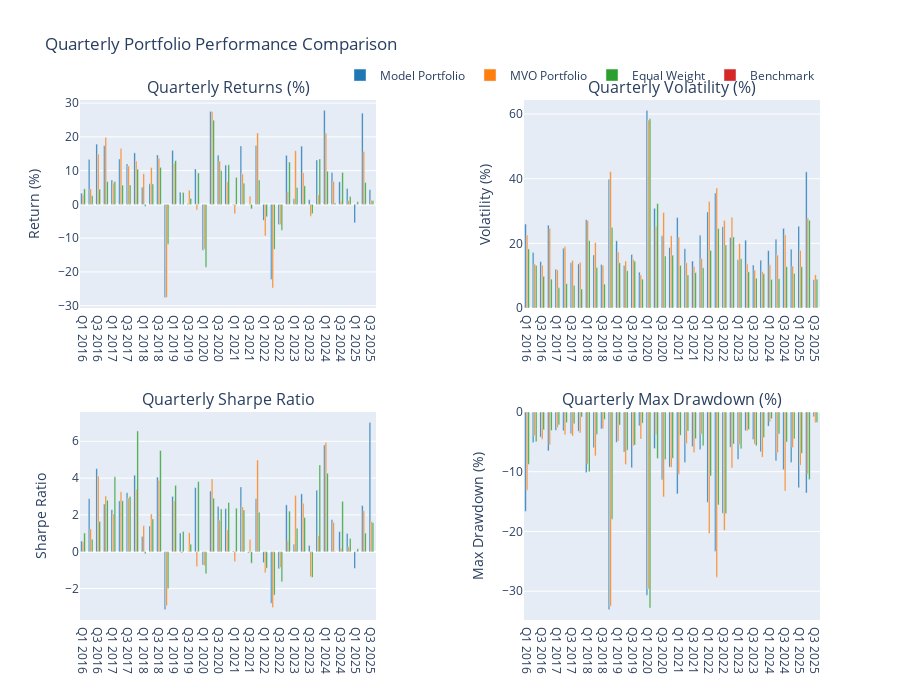

Notebook code for this chart:
### Code cell
# Plotting
fig = make_subplots(
    rows=2, cols=2,
    subplot_titles=('Quarterly Returns (%)', 'Quarterly Volatility (%)', 
                   'Quarterly Sharpe Ratio', 'Quarterly Max Drawdown (%)'),
    vertical_spacing=0.2,
    horizontal_spacing=0.2
)

colors = ['#1f77b4', '#ff7f0e', '#2ca02c', '#d62728']
quarters = list(quarterly_comparison['Total Return (%)'].index)

# Plot quarterly returns
for i, portfolio in enumerate(portfolios.keys()):
    fig.add_trace(
        go.Bar(
            x=quarters,
            y=quarterly_comparison['Total Return (%)'][portfolio],
            name=portfolio,
            marker_color=colors[i],
            showlegend=True
        ),
        row=1, col=1
    )

for i, portfolio in enumerate(portfolios.keys()):
    fig.add_trace(
        go.Bar(
            x=quarters,
            y=quarterly_comparison['Volatility (%)'][portfolio],
            name=portfolio,
            marker_color=colors[i],
            showlegend=False
        ),
        row=1, col=2
    )

for i, portfolio in enumerate(portfolios.keys()):
    fig.add_trace(
        go.Bar(
            x=quarters,
            y=quarterly_comparison['Sharpe Ratio'][portfolio],
            name=portfolio,
            marker_color=colors[i],
            showlegend=False
        ),
        row=2, col=1
    )

for i, portfolio in enumerate(portfolios.keys()):
    fig.add_trace(
        go.Bar(
            x=quarters,
            y=quarterly_comparison['Max Drawdown (%)'][portfolio],
            name=portfolio,
            marker_color=colors[i],
            showlegend=False
        ),
        row=2, col=2
    )

fig.update_layout(
    title='Quarterly Portfolio Performance Comparison',
    height=700,
    showlegend=True,
    legend=dict(
        orientation="h",
        yanchor="bottom",
        y=1.02,
        xanchor="right",
        x=1
    )
)

# Update axes labels
fig.update_yaxes(title_text="Return (%)", row=1, col=1)
fig.update_yaxes(title_text="Volatility (%)", row=1, col=2)
fig.update_yaxes(title_text="Sharpe Ratio", row=2, col=1)
fig.update_yaxes(title_text="Max Drawdown (%)", row=2, col=2)

fig.show()

# Summary Statistics by Quarter
print("\n" + "="*60)
print("QUARTERLY PERFORMANCE SUMMARY")
print("="*60)

for quarter in quarters:
    print(f"\n{quarter}:")
    print("-" * 20)
    
    # Best performing portfolio this quarter
    quarter_returns = quarterly_comparison['Total Return (%)'].loc[quarter]
    best_return = quarter_returns.idxmax()
    print(f"Best Return: {best_return} ({quarter_returns[best_return]:.2f}%)")
    
    # Best Sharpe ratio this quarter
    quarter_sharpe = quarterly_comparison['Sharpe Ratio'].loc[quarter].dropna()
    if not quarter_sharpe.empty:
        best_sharpe = quarter_sharpe.idxmax()
        print(f"Best Sharpe: {best_sharpe} ({quarter_sharpe[best_sharpe]:.3f})")
    
    # Lowest volatility this quarter
    quarter_vol = quarterly_comparison['Volatility (%)'].loc[quarter].dropna()
    if not quarter_vol.empty:
        lowest_vol = quarter_vol.idxmin()
        print(f"Lowest Vol: {lowest_vol} ({quarter_vol[lowest_vol]:.2f}%)")

# Ranking Analysis
print("\n" + "="*60)
print("PORTFOLIO RANKINGS BY QUARTER")
print("="*60)

ranking_df = pd.DataFrame(index=quarters, columns=portfolios.keys())

for quarter in quarters:
    # Rank by quarterly returns (1 = best)
    quarter_returns = quarterly_comparison['Total Return (%)'].loc[quarter]
    ranks = quarter_returns.rank(ascending=False, method='min')
    ranking_df.loc[quarter] = ranks

print("\nRanking by Quarterly Returns (1=Best, 4=Worst):")
print(ranking_df.astype(int))

# Average ranking
avg_ranking = ranking_df.mean().sort_values()
print(f"\nAverage Ranking Across All Quarters:")
print("-" * 40)
for portfolio, avg_rank in avg_ranking.items():
    print(f"{portfolio}: {avg_rank:.2f}")

# Win rate analysis
print(f"\nQuarterly Win Rate (% of quarters ranked #1):")
print("-" * 45)
for portfolio in portfolios.keys():
    win_rate = (ranking_df[portfolio] == 1).sum() / len(quarters) * 100
    print(f"{portfolio}: {win_rate:.1f}%")

# Save the plot to a file
fig.write_html(f'{output_dir}/{train_type}/QoQ_performance_{model_type}_run_{run_no}.html')
fig.write_image(f'{output_dir}/{train_type}/QoQ_performance_{model_type}_run_{run_no}.png')

### Figure 1 — Plotly figure (JSON) as saved in the notebook; plotly's stock layout.template omitted (floating-point values rounded to 4 significant figures)
{"data": [{"marker": {"color": "#1f77b4"}, "name": "Model Portfolio", "showlegend": true, "type": "bar", "x": ["Q1 2016", "Q2 2016", "Q3 2016", "Q4 2016", "Q1 2017", "Q2 2017", "Q3 2017", "Q4 2017", "Q1 2018", "Q2 2018", "Q3 2018", "Q4 2018", "Q1 2019", "Q2 2019", "Q3 2019", "Q4 2019", "Q1 2020", "Q2 2020", "Q3 2020", "Q4 2020", "Q1 2021", "Q2 2021", "Q3 2021", "Q4 2021", "Q1 2022", "Q2 2022", "Q3 2022", "Q4 2022", "Q1 2023", "Q2 2023", "Q3 2023", "Q4 2023", "Q1 2024", "Q2 2024", "Q3 2024", "Q4 2024", "Q1 2025", "Q2 2025", "Q3 2025"], "xaxis": "x", "y": [3.307, 13.27, 17.85, 17.38, 7.201, 13.45, 11.97, 15.27, 5.059, 6.08, 14.64, -27.62, 15.99, 3.617, 0.2025, 10.48, -13.58, 27.54, 14.54, 11.64, -0.1812, 17.31, 0.01919, 17.44, -4.721, -22.28, -5.93, 14.53, 1.7, 17.26, 1.403, 13.15, 27.84, 9.459, 6.682, 4.685, -5.459, 27.02, 4.333], "yaxis": "y"}, {"marker": {"color": "#ff7f0e"}, "name": "MVO Portfolio", "showlegend": true, "type": "bar", "x": ["Q1 2016", "Q2 2016", "Q3 2016", "Q4 2016", "Q1 2017", "Q2 2017", "Q3 2017", "Q4 2017", "Q1 2018", "Q2 2018", "Q3 2018", "Q4 2018", "Q1 2019", "Q2 2019", "Q3 2019", "Q4 2019", "Q1 2020", "Q2 2020", "Q3 2020", "Q4 2020", "Q1 2021", "Q2 2021", "Q3 2021", "Q4 2021", "Q1 2022", "Q2 2022", "Q3 2022", "Q4 2022", "Q1 2023", "Q2 2023", "Q3 2023", "Q4 2023", "Q1 2024", "Q2 2024", "Q3 2024", "Q4 2024", "Q1 2025", "Q2 2025", "Q3 2025"], "xaxis": "x", "y": [2.826, 4.581, 14.93, 19.78, 6.353, 16.52, 11.38, 12.85, 9.073, 10.89, 13.67, -27.55, 12.17, -0.01009, 4.172, -1.666, -13.28, 27.42, 12.85, 6.73, -2.805, 8.993, 2.445, 21.15, -9.392, -24.74, -5.986, 3.808, 15.89, 9.391, -3.515, 2.83, 21.05, 6.806, 1.021, 1.183, 0.1711, 15.69, 1.242], "yaxis": "y"}, {"marker": {"color": "#2ca02c"}, "name": "Equal Weight", "showlegend": true, "type": "bar", "x": ["Q1 2016", "Q2 2016", "Q3 2016", "Q4 2016", "Q1 2017", "Q2 2017", "Q3 2017", "Q4 2017", "Q1 2018", "Q2 2018", "Q3 2018", "Q4 2018", "Q1 2019", "Q2 2019", "Q3 2019", "Q4 2019", "Q1 2020", "Q2 2020", "Q3 2020", "Q4 2020", "Q1 2021", "Q2 2021", "Q3 2021", "Q4 2021", "Q1 2022", "Q2 2022", "Q3 2022", "Q4 2022", "Q1 2023", "Q2 2023", "Q3 2023", "Q4 2023", "Q1 2024", "Q2 2024", "Q3 2024", "Q4 2024", "Q1 2025", "Q2 2025", "Q3 2025"], "xaxis": "x", "y": [4.597, 2.557, 4.493, 6.748, 6.798, 5.701, 5.764, 10.42, -0.5789, 6.073, 10.98, -11.79, 13.0, 3.504, 1.744, 9.306, -18.6, 24.95, 9.979, 11.71, 7.989, 6.245, -1.341, 7.252, -3.667, -13.31, -7.647, 12.56, 5.012, 5.497, -2.74, 13.47, 9.801, 0.4308, 9.46, 2.304, 0.7523, 6.466, 1.065], "yaxis": "y"}, {"marker": {"color": "#d62728"}, "name": "Benchmark", "showlegend": true, "type": "bar", "x": ["Q1 2016", "Q2 2016", "Q3 2016", "Q4 2016", "Q1 2017", "Q2 2017", "Q3 2017", "Q4 2017", "Q1 2018", "Q2 2018", "Q3 2018", "Q4 2018", "Q1 2019", "Q2 2019", "Q3 2019", "Q4 2019", "Q1 2020", "Q2 2020", "Q3 2020", "Q4 2020", "Q1 2021", "Q2 2021", "Q3 2021", "Q4 2021", "Q1 2022", "Q2 2022", "Q3 2022", "Q4 2022", "Q1 2023", "Q2 2023", "Q3 2023", "Q4 2023", "Q1 2024", "Q2 2024", "Q3 2024", "Q4 2024", "Q1 2025", "Q2 2025", "Q3 2025"], "xaxis": "x", "y": [0, 0, 0, 0, 0, 0, 0, 0, 0, 0, 0, 0, 0, 0, 0, 0, 0, 0, 0, 0, 0, 0, 0, 0, 0, 0, 0, 0, 0, 0, 0, 0, 0, 0, 0, 0, 0, 0, 0], "yaxis": "y"}, {"marker": {"color": "#1f77b4"}, "name": "Model Portfolio", "showlegend": false, "type": "bar", "x": ["Q1 2016", "Q2 2016", "Q3 2016", "Q4 2016", "Q1 2017", "Q2 2017", "Q3 2017", "Q4 2017", "Q1 2018", "Q2 2018", "Q3 2018", "Q4 2018", "Q1 2019", "Q2 2019", "Q3 2019", "Q4 2019", "Q1 2020", "Q2 2020", "Q3 2020", "Q4 2020", "Q1 2021", "Q2 2021", "Q3 2021", "Q4 2021", "Q1 2022", "Q2 2022", "Q3 2022", "Q4 2022", "Q1 2023", "Q2 2023", "Q3 2023", "Q4 2023", "Q1 2024", "Q2 2024", "Q3 2024", "Q4 2024", "Q1 2025", "Q2 2025", "Q3 2025"], "xaxis": "x2", "y": [25.96, 17.14, 14.36, 25.61, 12.01, 18.46, 14.01, 13.63, 27.34, 16.42, 13.46, 39.81, 20.81, 13.14, 16.58, 11.07, 61.13, 30.84, 22.33, 18.72, 27.99, 18.36, 14.52, 22.5, 29.7, 35.57, 25.14, 21.81, 14.91, 20.98, 13.27, 14.76, 17.75, 21.26, 24.65, 18.14, 25.29, 42.12, 8.725], "yaxis": "y2"}, {"marker": {"color": "#ff7f0e"}, "name": "MVO Portfolio", "showlegend": false, "type": "bar", "x": ["Q1 2016", "Q2 2016", "Q3 2016", "Q4 2016", "Q1 2017", "Q2 2017", "Q3 2017", "Q4 2017", "Q1 2018", "Q2 2018", "Q3 2018", "Q4 2018", "Q1 2019", "Q2 2019", "Q3 2019", "Q4 2019", "Q1 2020", "Q2 2020", "Q3 2020", "Q4 2020", "Q1 2021", "Q2 2021", "Q3 2021", "Q4 2021", "Q1 2022", "Q2 2022", "Q3 2022", "Q4 2022", "Q1 2023", "Q2 2023", "Q3 2023", "Q4 2023", "Q1 2024", "Q2 2024", "Q3 2024", "Q4 2024", "Q1 2025", "Q2 2025", "Q3 2025"], "xaxis": "x2", "y": [22.55, 13.63, 13.27, 24.56, 11.77, 19.02, 14.7, 14.17, 27.0, 20.24, 13.17, 42.17, 17.3, 14.52, 15.04, 10.25, 58.15, 25.26, 29.52, 22.38, 22.0, 13.96, 12.86, 15.27, 32.93, 37.11, 27.07, 28.07, 19.92, 13.71, 11.7, 11.29, 13.36, 16.37, 22.65, 12.96, 17.83, 27.85, 10.27], "yaxis": "y2"}, {"marker": {"color": "#2ca02c"}, "name": "Equal Weight", "showlegend": false, "type": "bar", "x": ["Q1 2016", "Q2 2016", "Q3 2016", "Q4 2016", "Q1 2017", "Q2 2017", "Q3 2017", "Q4 2017", "Q1 2018", "Q2 2018", "Q3 2018", "Q4 2018", "Q1 2019", "Q2 2019", "Q3 2019", "Q4 2019", "Q1 2020", "Q2 2020", "Q3 2020", "Q4 2020", "Q1 2021", "Q2 2021", "Q3 2021", "Q4 2021", "Q1 2022", "Q2 2022", "Q3 2022", "Q4 2022", "Q1 2023", "Q2 2023", "Q3 2023", "Q4 2023", "Q1 2024", "Q2 2024", "Q3 2024", "Q4 2024", "Q1 2025", "Q2 2025", "Q3 2025"], "xaxis": "x2", "y": [18.28, 13.18, 9.801, 8.914, 6.239, 7.516, 6.998, 5.867, 20.86, 12.55, 7.4, 24.9, 13.97, 11.54, 14.48, 8.934, 58.56, 32.3, 16.06, 16.33, 13.18, 10.18, 10.95, 12.46, 17.81, 24.58, 19.5, 21.97, 15.22, 11.18, 9.221, 10.59, 8.839, 9.066, 12.79, 10.71, 12.75, 27.15, 8.92], "yaxis": "y2"}, {"marker": {"color": "#d62728"}, "name": "Benchmark", "showlegend": false, "type": "bar", "x": ["Q1 2016", "Q2 2016", "Q3 2016", "Q4 2016", "Q1 2017", "Q2 2017", "Q3 2017", "Q4 2017", "Q1 2018", "Q2 2018", "Q3 2018", "Q4 2018", "Q1 2019", "Q2 2019", "Q3 2019", "Q4 2019", "Q1 2020", "Q2 2020", "Q3 2020", "Q4 2020", "Q1 2021", "Q2 2021", "Q3 2021", "Q4 2021", "Q1 2022", "Q2 2022", "Q3 2022", "Q4 2022", "Q1 2023", "Q2 2023", "Q3 2023", "Q4 2023", "Q1 2024", "Q2 2024", "Q3 2024", "Q4 2024", "Q1 2025", "Q2 2025", "Q3 2025"], "xaxis": "x2", "y": [0, 0, 0, 0, 0, 0, 0, 0, 0, 0, 0, 0, 0, 0, 0, 0, 0, 0, 0, 0, 0, 0, 0, 0, 0, 0, 0, 0, 0, 0, 0, 0, 0, 0, 0, 0, 0, 0, 0], "yaxis": "y2"}, {"marker": {"color": "#1f77b4"}, "name": "Model Portfolio", "showlegend": false, "type": "bar", "x": ["Q1 2016", "Q2 2016", "Q3 2016", "Q4 2016", "Q1 2017", "Q2 2017", "Q3 2017", "Q4 2017", "Q1 2018", "Q2 2018", "Q3 2018", "Q4 2018", "Q1 2019", "Q2 2019", "Q3 2019", "Q4 2019", "Q1 2020", "Q2 2020", "Q3 2020", "Q4 2020", "Q1 2021", "Q2 2021", "Q3 2021", "Q4 2021", "Q1 2022", "Q2 2022", "Q3 2022", "Q4 2022", "Q1 2023", "Q2 2023", "Q3 2023", "Q4 2023", "Q1 2024", "Q2 2024", "Q3 2024", "Q4 2024", "Q1 2025", "Q2 2025", "Q3 2025"], "xaxis": "x3", "y": [0.5781, 2.878, 4.512, 2.592, 2.286, 2.762, 3.209, 4.161, 0.821, 1.397, 4.05, -3.144, 3.003, 1.012, 0.01022, 3.48, -0.7154, 3.299, 2.457, 2.341, 0.03896, 3.521, -0.06096, 2.883, -0.594, -2.801, -0.9275, 2.547, 0.4063, 3.145, 0.3414, 3.342, 5.797, 1.74, 1.091, 0.9883, -0.9019, 2.507, 7.027], "yaxis": "y3"}, {"marker": {"color": "#ff7f0e"}, "name": "MVO Portfolio", "showlegend": false, "type": "bar", "x": ["Q1 2016", "Q2 2016", "Q3 2016", "Q4 2016", "Q1 2017", "Q2 2017", "Q3 2017", "Q4 2017", "Q1 2018", "Q2 2018", "Q3 2018", "Q4 2018", "Q1 2019", "Q2 2019", "Q3 2019", "Q4 2019", "Q1 2020", "Q2 2020", "Q3 2020", "Q4 2020", "Q1 2021", "Q2 2021", "Q3 2021", "Q4 2021", "Q1 2022", "Q2 2022", "Q3 2022", "Q4 2022", "Q1 2023", "Q2 2023", "Q3 2023", "Q4 2023", "Q1 2024", "Q2 2024", "Q3 2024", "Q4 2024", "Q1 2025", "Q2 2025", "Q3 2025"], "xaxis": "x3", "y": [0.542, 1.235, 4.113, 3.027, 2.05, 3.26, 2.918, 3.4, 1.412, 2.046, 3.869, -2.937, 2.759, -0.06903, 1.029, -0.8006, -0.7564, 3.952, 1.718, 1.186, -0.5259, 2.434, 0.6594, 4.979, -1.136, -3.027, -0.8513, 0.607, 3.059, 2.629, -1.356, 0.8833, 5.93, 1.594, 0.2033, 0.2726, 0.01624, 2.229, 1.635], "yaxis": "y3"}, {"marker": {"color": "#2ca02c"}, "name": "Equal Weight", "showlegend": false, "type": "bar", "x": ["Q1 2016", "Q2 2016", "Q3 2016", "Q4 2016", "Q1 2017", "Q2 2017", "Q3 2017", "Q4 2017", "Q1 2018", "Q2 2018", "Q3 2018", "Q4 2018", "Q1 2019", "Q2 2019", "Q3 2019", "Q4 2019", "Q1 2020", "Q2 2020", "Q3 2020", "Q4 2020", "Q1 2021", "Q2 2021", "Q3 2021", "Q4 2021", "Q1 2022", "Q2 2022", "Q3 2022", "Q4 2022", "Q1 2023", "Q2 2023", "Q3 2023", "Q4 2023", "Q1 2024", "Q2 2024", "Q3 2024", "Q4 2024", "Q1 2025", "Q2 2025", "Q3 2025"], "xaxis": "x3", "y": [1.014, 0.6799, 1.639, 2.798, 4.067, 2.77, 3.005, 6.562, -0.1093, 1.782, 5.495, -2.004, 3.604, 1.097, 0.4111, 3.807, -1.193, 2.904, 2.325, 2.672, 2.364, 2.272, -0.6218, 2.15, -0.8911, -2.356, -1.637, 2.206, 1.271, 1.854, -1.396, 4.716, 4.264, 0.0168, 2.736, 0.7168, 0.157, 1.013, 1.579], "yaxis": "y3"}, {"marker": {"color": "#d62728"}, "name": "Benchmark", "showlegend": false, "type": "bar", "x": ["Q1 2016", "Q2 2016", "Q3 2016", "Q4 2016", "Q1 2017", "Q2 2017", "Q3 2017", "Q4 2017", "Q1 2018", "Q2 2018", "Q3 2018", "Q4 2018", "Q1 2019", "Q2 2019", "Q3 2019", "Q4 2019", "Q1 2020", "Q2 2020", "Q3 2020", "Q4 2020", "Q1 2021", "Q2 2021", "Q3 2021", "Q4 2021", "Q1 2022", "Q2 2022", "Q3 2022", "Q4 2022", "Q1 2023", "Q2 2023", "Q3 2023", "Q4 2023", "Q1 2024", "Q2 2024", "Q3 2024", "Q4 2024", "Q1 2025", "Q2 2025", "Q3 2025"], "xaxis": "x3", "y": [null, null, null, null, null, null, null, null, null, null, null, null, null, null, null, null, null, null, null, null, null, null, null, null, null, null, null, null, null, null, null, null, null, null, null, null, null, null, null], "yaxis": "y3"}, {"marker": {"color": "#1f77b4"}, "name": "Model Portfolio", "showlegend": false, "type": "bar", "x": ["Q1 2016", "Q2 2016", "Q3 2016", "Q4 2016", "Q1 2017", "Q2 2017", "Q3 2017", "Q4 2017", "Q1 2018", "Q2 2018", "Q3 2018", "Q4 2018", "Q1 2019", "Q2 2019", "Q3 2019", "Q4 2019", "Q1 2020", "Q2 2020", "Q3 2020", "Q4 2020", "Q1 2021", "Q2 2021", "Q3 2021", "Q4 2021", "Q1 2022", "Q2 2022", "Q3 2022", "Q4 2022", "Q1 2023", "Q2 2023", "Q3 2023", "Q4 2023", "Q1 2024", "Q2 2024", "Q3 2024", "Q4 2024", "Q1 2025", "Q2 2025", "Q3 2025"], "xaxis": "x4", "y": [-16.62, -5.087, -4.205, -6.505, -3.057, -3.132, -3.647, -3.226, -10.11, -5.977, -2.826, -33.08, -5.062, -6.679, -9.355, -2.322, -30.69, -6.112, -11.33, -9.22, -13.71, -8.462, -5.798, -6.273, -15.13, -23.33, -16.95, -5.894, -7.925, -3.102, -4.607, -6.668, -2.365, -8.156, -9.664, -8.454, -12.67, -13.56, -0.7836], "yaxis": "y4"}, {"marker": {"color": "#ff7f0e"}, "name": "MVO Portfolio", "showlegend": false, "type": "bar", "x": ["Q1 2016", "Q2 2016", "Q3 2016", "Q4 2016", "Q1 2017", "Q2 2017", "Q3 2017", "Q4 2017", "Q1 2018", "Q2 2018", "Q3 2018", "Q4 2018", "Q1 2019", "Q2 2019", "Q3 2019", "Q4 2019", "Q1 2020", "Q2 2020", "Q3 2020", "Q4 2020", "Q1 2021", "Q2 2021", "Q3 2021", "Q4 2021", "Q1 2022", "Q2 2022", "Q3 2022", "Q4 2022", "Q1 2023", "Q2 2023", "Q3 2023", "Q4 2023", "Q1 2024", "Q2 2024", "Q3 2024", "Q4 2024", "Q1 2025", "Q2 2025", "Q3 2025"], "xaxis": "x4", "y": [-13.09, -3.953, -4.544, -5.491, -2.607, -3.808, -4.014, -3.498, -8.727, -7.342, -2.797, -32.52, -4.873, -8.791, -5.692, -4.515, -29.62, -3.783, -14.21, -9.24, -10.41, -5.298, -6.782, -3.691, -20.35, -27.65, -19.81, -9.374, -5.457, -3.164, -5.37, -7.56, -1.613, -6.813, -13.21, -5.941, -8.922, -10.42, -1.78], "yaxis": "y4"}, {"marker": {"color": "#2ca02c"}, "name": "Equal Weight", "showlegend": false, "type": "bar", "x": ["Q1 2016", "Q2 2016", "Q3 2016", "Q4 2016", "Q1 2017", "Q2 2017", "Q3 2017", "Q4 2017", "Q1 2018", "Q2 2018", "Q3 2018", "Q4 2018", "Q1 2019", "Q2 2019", "Q3 2019", "Q4 2019", "Q1 2020", "Q2 2020", "Q3 2020", "Q4 2020", "Q1 2021", "Q2 2021", "Q3 2021", "Q4 2021", "Q1 2022", "Q2 2022", "Q3 2022", "Q4 2022", "Q1 2023", "Q2 2023", "Q3 2023", "Q4 2023", "Q1 2024", "Q2 2024", "Q3 2024", "Q4 2024", "Q1 2025", "Q2 2025", "Q3 2025"], "xaxis": "x4", "y": [-8.755, -4.972, -2.977, -3.093, -2.132, -1.766, -1.963, -0.8315, -9.983, -3.763, -1.239, -17.94, -2.183, -6.404, -5.529, -1.868, -32.81, -7.781, -7.943, -7.746, -3.901, -3.192, -4.47, -5.652, -10.7, -15.55, -16.97, -5.366, -6.134, -2.928, -5.664, -4.282, -1.109, -3.693, -5.031, -4.482, -6.92, -11.31, -1.715], "yaxis": "y4"}, {"marker": {"color": "#d62728"}, "name": "Benchmark", "showlegend": false, "type": "bar", "x": ["Q1 2016", "Q2 2016", "Q3 2016", "Q4 2016", "Q1 2017", "Q2 2017", "Q3 2017", "Q4 2017", "Q1 2018", "Q2 2018", "Q3 2018", "Q4 2018", "Q1 2019", "Q2 2019", "Q3 2019", "Q4 2019", "Q1 2020", "Q2 2020", "Q3 2020", "Q4 2020", "Q1 2021", "Q2 2021", "Q3 2021", "Q4 2021", "Q1 2022", "Q2 2022", "Q3 2022", "Q4 2022", "Q1 2023", "Q2 2023", "Q3 2023", "Q4 2023", "Q1 2024", "Q2 2024", "Q3 2024", "Q4 2024", "Q1 2025", "Q2 2025", "Q3 2025"], "xaxis": "x4", "y": [0, 0, 0, 0, 0, 0, 0, 0, 0, 0, 0, 0, 0, 0, 0, 0, 0, 0, 0, 0, 0, 0, 0, 0, 0, 0, 0, 0, 0, 0, 0, 0, 0, 0, 0, 0, 0, 0, 0], "yaxis": "y4"}], "layout": {"annotations": [{"font": {"size": 16}, "showarrow": false, "text": "Quarterly Returns (%)", "x": 0.2, "xanchor": "center", "xref": "paper", "y": 1, "yanchor": "bottom", "yref": "paper"}, {"font": {"size": 16}, "showarrow": false, "text": "Quarterly Volatility (%)", "x": 0.8, "xanchor": "center", "xref": "paper", "y": 1, "yanchor": "bottom", "yref": "paper"}, {"font": {"size": 16}, "showarrow": false, "text": "Quarterly Sharpe Ratio", "x": 0.2, "xanchor": "center", "xref": "paper", "y": 0.4, "yanchor": "bottom", "yref": "paper"}, {"font": {"size": 16}, "showarrow": false, "text": "Quarterly Max Drawdown (%)", "x": 0.8, "xanchor": "center", "xref": "paper", "y": 0.4, "yanchor": "bottom", "yref": "paper"}], "height": 700, "legend": {"orientation": "h", "x": 1, "xanchor": "right", "y": 1.02, "yanchor": "bottom"}, "showlegend": true, "title": {"text": "Quarterly Portfolio Performance Comparison"}, "xaxis": {"anchor": "y", "domain": [0, 0.4]}, "xaxis2": {"anchor": "y2", "domain": [0.6, 1]}, "xaxis3": {"anchor": "y3", "domain": [0, 0.4]}, "xaxis4": {"anchor": "y4", "domain": [0.6, 1]}, "yaxis": {"anchor": "x", "domain": [0.6, 1], "title": {"text": "Return (%)"}}, "yaxis2": {"anchor": "x2", "domain": [0.6, 1], "title": {"text": "Volatility (%)"}}, "yaxis3": {"anchor": "x3", "domain": [0, 0.4], "title": {"text": "Sharpe Ratio"}}, "yaxis4": {"anchor": "x4", "domain": [0, 0.4], "title": {"text": "Max Drawdown (%)"}}}}
